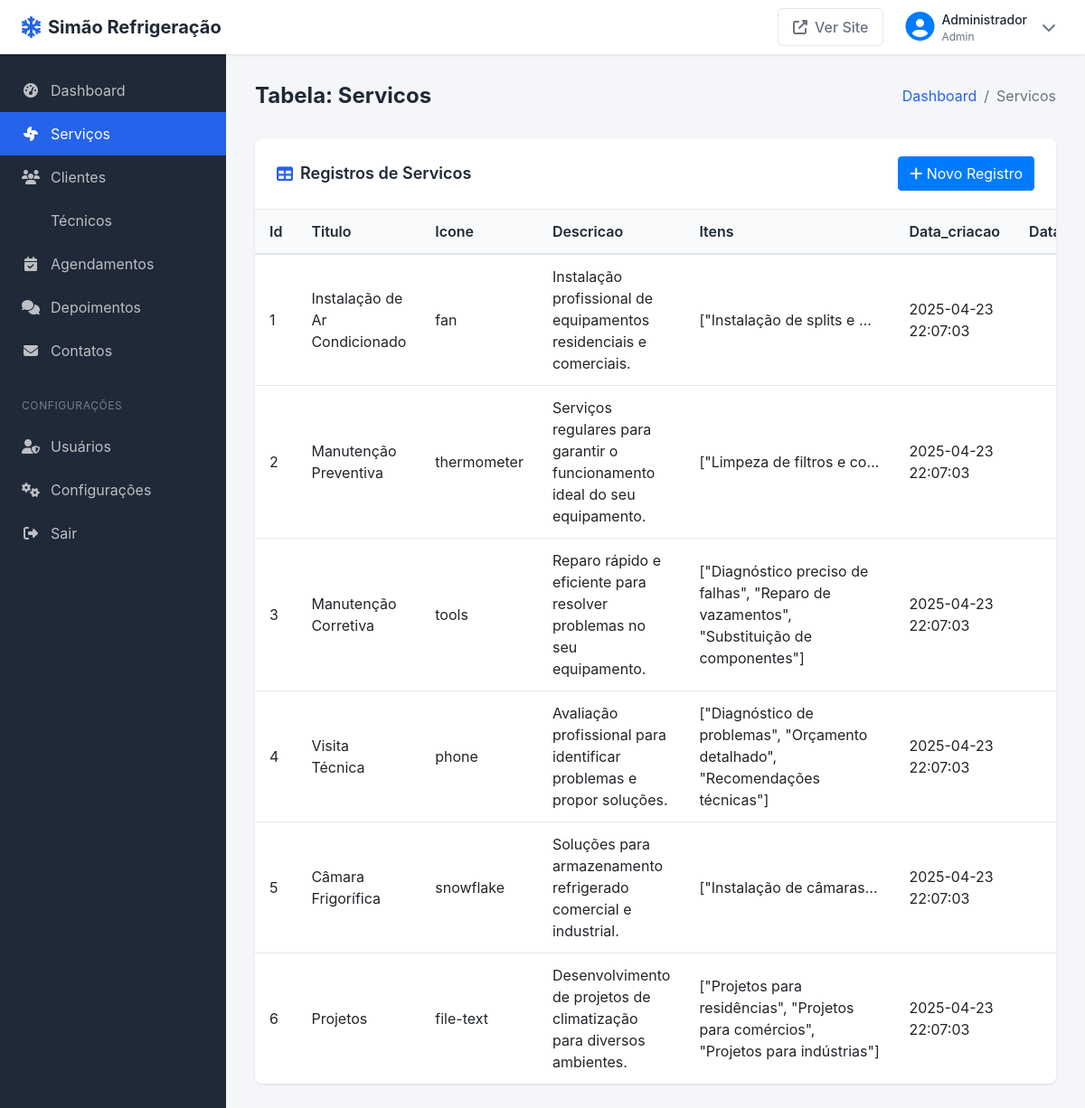
The page /admin-table.php?table=servicos (signed in) on the database its author committed.
### tables this page shows
CREATE TABLE `servicos` (
  `id` int(11) NOT NULL,
  `titulo` varchar(100) NOT NULL,
  `icone` varchar(50) DEFAULT NULL,
  `descricao` text NOT NULL,
  `itens` longtext NOT NULL CHECK (json_valid(`itens`)),
  `data_criacao` datetime NOT NULL,
  `data_atualizacao` datetime DEFAULT NULL
);

### admin-table.php (the view, shortened to what this page needs)
<?php
$table = $_GET['table'];
$page = isset($_GET['page']) ? (int)$_GET['page'] : 1;
$limit = 10;
$offset = ($page - 1) * $limit;
$db = db_connect();
$columns = [];
try {
    $query = "SHOW COLUMNS FROM $table";
    $stmt = $db->prepare($query);
    $stmt->execute();
    $columns = $stmt->fetchAll(PDO::FETCH_COLUMN);
} catch (PDOException $e) {
}
$records = [];
try {
    $query = "SELECT * FROM $table LIMIT :offset, :limit";
    $stmt = $db->prepare($query);
    $stmt->bindParam(':offset', $offset, PDO::PARAM_INT);
    $stmt->bindParam(':limit', $limit, PDO::PARAM_INT);
    $stmt->execute();
    $records = $stmt->fetchAll(PDO::FETCH_ASSOC);
} catch (PDOException $e) {
}
?>
<!DOCTYPE html>
<html lang="pt-BR">
<head>
    <link rel="stylesheet" href="https://cdnjs.cloudflare.com/ajax/libs/font-awesome/6.4.0/css/all.min.css">
    <link rel="stylesheet" href="https://cdn.jsdelivr.net/npm/bootstrap@4.6.0/dist/css/bootstrap.min.css">
</head>
<body>
    <header class="admin-header">
        <div class="d-flex align-items-center">
            <a href="admin-dashboard.php" class="header-brand">
                <i class="fas fa-snowflake"></i>
                <span class="header-brand-text">Simão Refrigeração</span>
            </a>
        </div>
        <div class="header-actions">
            <a href="/" target="_blank" class="btn btn-outline-secondary">
                <i class="fas fa-external-link-alt"></i>
                <span>Ver Site</span>
            </a>
            <div class="user-dropdown">
                <div class="user-dropdown-toggle" id="userDropdown">
                    <div class="user-avatar">
                        <i class="fas fa-user-circle fa-2x text-primary"></i>
                    </div>
                    <div class="user-info">
                        <div class="user-name"><?= $_SESSION['user_nome'] ?></div>
                        <div class="user-role"><?= ucfirst($_SESSION['user_nivel']) ?></div>
                    </div>
                    <i class="fas fa-chevron-down ml-2 text-muted"></i>
                </div>
            </div>
        </div>
    </header>
    <aside class="admin-sidebar" id="sidebar">
        <div class="sidebar-menu">
            <a href="admin-dashboard.php" class="sidebar-menu-item">
                <i class="fas fa-tachometer-alt"></i>
                Dashboard
            </a>
            <a href="admin-table.php?table=servicos" class="sidebar-menu-item <?= $table === 'servicos' ? 'active' : '' ?>">
                <i class="fas fa-fan"></i>
                Serviços
            </a>
            <a href="admin-table.php?table=clientes" class="sidebar-menu-item <?= $table === 'clientes' ? 'active' : '' ?>">
                <i class="fas fa-users"></i>
                Clientes
            </a>
            <a href="admin-table.php?table=tecnicos" class="sidebar-menu-item <?= $table === 'tecnicos' ? 'active' : '' ?>">
                Técnicos
            </a>
            <a href="admin-table.php?table=agendamentos" class="sidebar-menu-item <?= $table === 'agendamentos' ? 'active' : '' ?>">
                <i class="fas fa-calendar-check"></i>
                Agendamentos
            </a>
            <a href="admin-table.php?table=depoimentos" class="sidebar-menu-item <?= $table === 'depoimentos' ? 'active' : '' ?>">
                <i class="fas fa-comments"></i>
                Depoimentos
            </a>
            <a href="admin-table.php?table=contatos" class="sidebar-menu-item <?= $table === 'contatos' ? 'active' : '' ?>">
                <i class="fas fa-envelope"></i>
                Contatos
            </a>
            <div class="sidebar-menu-header">Configurações</div>
            <a href="admin-table.php?table=usuarios" class="sidebar-menu-item <?= $table === 'usuarios' ? 'active' : '' ?>">
                <i class="fas fa-user-shield"></i>
                Usuários
            </a>
            <a href="admin-settings.php" class="sidebar-menu-item">
                <i class="fas fa-cogs"></i>
                Configurações
            </a>
            <a href="admin-dashboard.php?logout=1" class="sidebar-menu-item">
                <i class="fas fa-sign-out-alt"></i>
                Sair
            </a>
        </div>
    </aside>
    <main class="admin-content">
        <div class="page-header">
            <h1 class="page-title">Tabela: <?= ucfirst($table) ?></h1>
            <nav aria-label="breadcrumb">
                <ol class="breadcrumb">
                    <li class="breadcrumb-item"><a href="admin-dashboard.php">Dashboard</a></li>
                    <li class="breadcrumb-item active" aria-current="page"><?= ucfirst($table) ?></li>
                </ol>
            </nav>
        </div>
        <div class="table-card">
            <div class="table-card-header">
                <h2 class="table-card-title">
                    <i class="fas fa-table"></i>
                    Registros de <?= ucfirst($table) ?>
                </h2>
                <div>
                    <a href="admin-record.php?table=<?= $table ?>&action=new" class="btn btn-primary">
                        <i class="fas fa-plus"></i> Novo Registro
                    </a>
                </div>
            </div>
            <div class="table-card-body">
                <?php if (empty($records)): ?>
                    <div class="p-4 text-center text-muted">
                        Nenhum registro encontrado.
                    </div>
                <?php else: ?>
                    <div class="table-responsive">
                        <table class="data-table table">
                            <thead>
                                <tr>
                                    <?php foreach ($columns as $column): ?>
                                        <th><?= ucfirst($column) ?></th>
                                    <?php endforeach; ?>
                                </tr>
                            </thead>
                            <tbody>
                                <?php foreach ($records as $record): ?>
                                    <tr>
                                        <?php foreach ($columns as $column): ?>
                                            <td>
                                                <?php
                                                $value = $record[$column] ?? '';
                                                if (is_string($value) && strlen($value) > 100) {
                                                    echo '<div class="truncate" title="' . htmlspecialchars($value) . '">' . htmlspecialchars(substr($value, 0, 100)) . '...</div>';
                                                } elseif ($column === 'senha') {
                                                    echo '********';
                                                } else {
                                                    echo htmlspecialchars($value);
                                                }
                                                ?>
                                            </td>
                                        <?php endforeach; ?>
                                    </tr>
                                <?php endforeach; ?>
                            </tbody>
                        </table>
                    </div>
                <?php endif; ?>
            </div>
        </div>
    </main>
</body>
</html>

### admin-table.php (style rules this page uses)
:root { --primary: #2563eb; --primary-dark: #1d4ed8; --primary-light: #3b82f6; --success: #10b981; --danger: #ef4444; --warning: #f59e0b; --info: #3b82f6; --dark: #1f2937; --light: #f9fafb; --gray: #6b7280; --white: #ffffff; }
body { font-family: 'Inter', -apple-system, BlinkMacSystemFont, 'Segoe UI', Roboto, sans-serif; background-color: #f4f6f9; min-height: 100vh; display: flex; flex-direction: column; margin: 0; padding: 0; }
.admin-header { background-color: var(--white); box-shadow: 0 1px 3px rgba(0, 0, 0, 0.1); padding: 0.75rem 1.5rem; position: fixed; top: 0; left: 0; right: 0; z-index: 1030; display: flex; align-items: center; justify-content: space-between; height: 60px; }
.header-brand { display: flex; align-items: center; font-weight: 700; font-size: 1.25rem; color: var(--dark); text-decoration: none; }
.header-brand i { color: var(--primary); margin-right: 0.5rem; font-size: 1.5rem; }
.header-actions { display: flex; align-items: center; gap: 1rem; }
.header-actions .btn { display: flex; align-items: center; gap: 0.5rem; padding: 0.5rem 1rem; border-radius: 0.375rem; font-weight: 500; transition: all 0.2s; }
.header-actions .btn-outline-secondary { color: var(--gray); border-color: #e5e7eb; background-color: transparent; }
.user-dropdown { position: relative; }
.user-dropdown-toggle { display: flex; align-items: center; gap: 0.5rem; padding: 0.5rem; border-radius: 0.375rem; cursor: pointer; transition: all 0.2s; }
.user-dropdown-toggle .user-info { display: flex; flex-direction: column; }
.user-dropdown-toggle .user-name { font-weight: 500; color: var(--dark); font-size: 0.875rem; }
.user-dropdown-toggle .user-role { font-size: 0.75rem; color: var(--gray); }
.admin-sidebar { position: fixed; top: 60px; left: 0; bottom: 0; width: 250px; background-color: var(--dark); color: var(--white); overflow-y: auto; transition: all 0.3s; z-index: 1020; }
.sidebar-menu { padding: 1rem 0; }
.sidebar-menu-item { display: block; padding: 0.75rem 1.5rem; color: rgba(255, 255, 255, 0.7); text-decoration: none; display: flex; align-items: center; gap: 0.75rem; transition: all 0.2s; }
.sidebar-menu-item.active { color: var(--white); background-color: var(--primary); }
.sidebar-menu-item i { width: 20px; text-align: center; }
.sidebar-menu-header { padding: 0.75rem 1.5rem; font-size: 0.75rem; text-transform: uppercase; letter-spacing: 0.05em; color: rgba(255, 255, 255, 0.4); margin-top: 1rem; }
.admin-content { margin-left: 250px; margin-top: 60px; padding: 2rem; flex: 1; transition: all 0.3s; }
.page-header { display: flex; align-items: center; justify-content: space-between; margin-bottom: 2rem; }
.page-title { font-size: 1.5rem; font-weight: 700; color: var(--dark); margin: 0; }
.breadcrumb { background-color: transparent; padding: 0; margin: 0; }
.breadcrumb-item a { color: var(--primary); }
.breadcrumb-item.active { color: var(--gray); }
.table-card { background-color: var(--white); border-radius: 0.5rem; box-shadow: 0 1px 3px rgba(0, 0, 0, 0.1); margin-bottom: 2rem; }
.table-card-header { padding: 1.25rem 1.5rem; border-bottom: 1px solid #e5e7eb; display: flex; align-items: center; justify-content: space-between; flex-wrap: wrap; gap: 1rem; }
.table-card-title { font-size: 1.125rem; font-weight: 600; color: var(--dark); margin: 0; display: flex; align-items: center; gap: 0.5rem; }
.table-card-title i { color: var(--primary); }
.table-card-body { padding: 0; overflow-x: auto; }
.data-table { width: 100%; margin-bottom: 0; }
.data-table th { font-weight: 600; background-color: #f9fafb; color: var(--dark); padding: 0.75rem 1rem; border-top: none; white-space: nowrap; }
.data-table td { padding: 0.75rem 1rem; vertical-align: middle; border-top: 1px solid #e5e7eb; }
.truncate { max-width: 200px; white-space: nowrap; overflow: hidden; text-overflow: ellipsis; }

### rows shown on the page
servicos: id "1", titulo "Instalação de Ar Condicionado", icone "fan", descricao "Instalação profissional de equipamentos residenciais e comerciais.", itens "[\"Instalação de splits e…", data_criacao "2025-04-23 22:07:03"
servicos: id "2", titulo "Manutenção Preventiva", icone "thermometer", descricao "Serviços regulares para garantir o funcionamento ideal do seu equipamento.", itens "[\"Limpeza de filtros e co…", data_criacao "2025-04-23 22:07:03"
servicos: id "3", titulo "Manutenção Corretiva", icone "tools", descricao "Reparo rápido e eficiente para resolver problemas no seu equipamento.", itens "[\"Diagnóstico preciso de falhas\", \"Reparo de vazamentos\", \"Substituição de componentes\"]", data_criacao "2025-04-23 22:07:03"
servicos: id "4", titulo "Visita Técnica", icone "phone", descricao "Avaliação profissional para identificar problemas e propor soluções.", itens "[\"Diagnóstico de problemas\", \"Orçamento detalhado\", \"Recomendações técnicas\"]", data_criacao "2025-04-23 22:07:03"
servicos: id "5", titulo "Câmara Frigorífica", icone "snowflake", descricao "Soluções para armazenamento refrigerado comercial e industrial.", itens "[\"Instalação de câmaras…", data_criacao "2025-04-23 22:07:03"
servicos: id "6", titulo "Projetos", icone "file-text", descricao "Desenvolvimento de projetos de climatização para diversos ambientes.", itens "[\"Projetos para residências\", \"Projetos para comércios\", \"Projetos para indústrias\"]", data_criacao "2025-04-23 22:07:03"

### other values the page prints
$_SESSION['user_nome'] "Administrador"
$_SESSION['user_nivel'] "Admin"
$table "Servicos"
$column "Id"
$column "Titulo"
$column "Icone"
$column "Descricao"
$column "Itens"
$column "Data_criacao"
